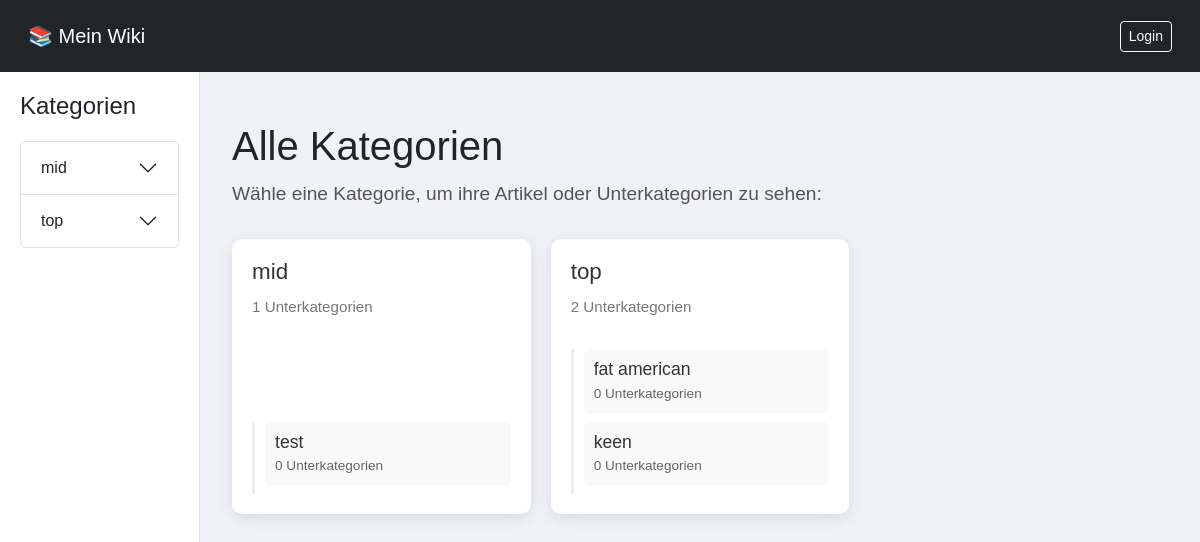
Before: / with the older database file.
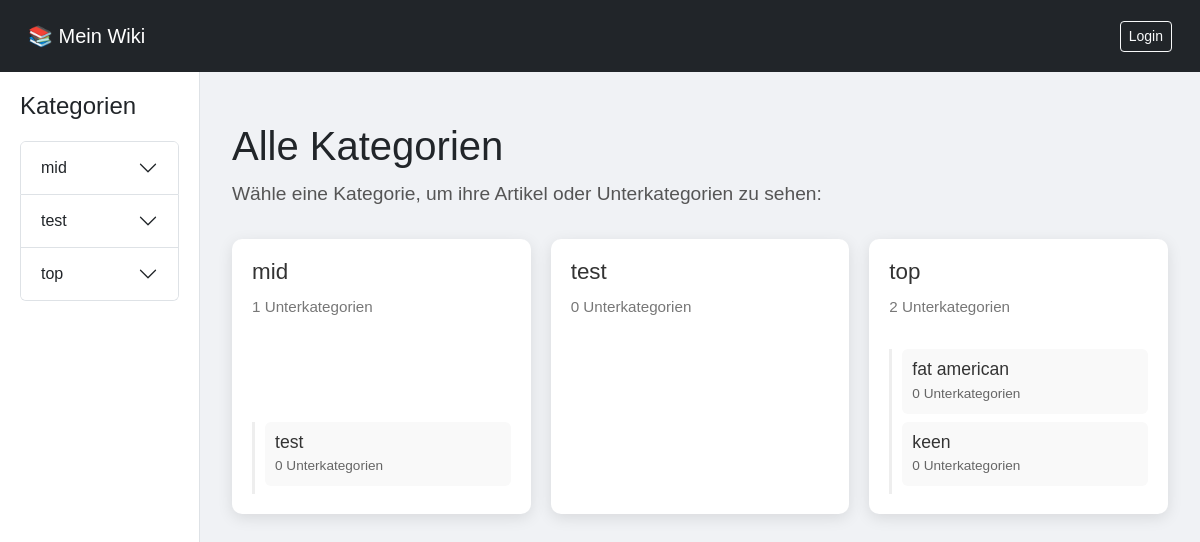
After: the same page with the newer database file.
### tables this page shows
CREATE TABLE categories (
            id INTEGER PRIMARY KEY AUTOINCREMENT,
            name TEXT NOT NULL
        , parent_id INTEGER);

### app.py (the view)
@app.route("/")
def index():
    articles = query_db("SELECT * FROM articles")
    return render_template("index.html", articles=articles)

### app.py (called while the page is built)
def get_db():
    if "db" not in g:
        g.db = sqlite3.connect(DB_NAME, timeout=10, check_same_thread=False)
        g.db.row_factory = sqlite3.Row
    return g.db

def query_db(query, args=(), one=False):
    db = get_db()
    cur = db.execute(query, args)
    if query.strip().lower().startswith("select"):
        rv = cur.fetchall()
        cur.close()
        return (rv[0] if rv else None) if one else rv
    else:
        db.commit()
        cur.close()
        return None

def build_category_tree():
    rows = query_db("SELECT id, name, parent_id FROM categories ORDER BY name COLLATE NOCASE ASC")
    cats = {}
    for r in rows:
        cats[r["id"]] = {"id": r["id"], "name": r["name"], "parent_id": r["parent_id"], "children": []}
    root = []
    for c in cats.values():
        if c["parent_id"] is None:
            root.append(c)
        else:
            parent = cats.get(c["parent_id"])
            if parent:
                parent["children"].append(c)
            else:
                root.append(c)
    for c in root:
        c["children"].sort(key=lambda x: x["name"].lower())
    root.sort(key=lambda x: x["name"].lower())
    return root

### templates/index.html (shortened to what this page needs)
{% extends "base.html" %}
{% block content %}
<div class="index-container">
    <h1 class="index-title">Alle Kategorien</h1>
    <p class="index-description">Wähle eine Kategorie, um ihre Artikel oder Unterkategorien zu sehen:</p>
    <div class="categories-grid">
        {% if g.categories_global %}
            {% for cat in g.categories_global %}
            <div class="category-card">
                <a href="{{ url_for('show_category', cat_id=cat.id) }}">
                    <h3>{{ cat.name }}</h3>
                    <p>{{ cat.children|length }} Unterkategorien</p>
                </a>
                {% if cat.children %}
                <div class="subcategory-list">
                    {% for sub in cat.children %}
                        <div class="subcategory-card">
                            <a href="{{ url_for('show_category', cat_id=sub.id) }}">
                                <h4>{{ sub.name }}</h4>
                                <p>{{ sub.children|length }} Unterkategorien</p>
                            </a>
                        </div>
                    {% endfor %}
                </div>
                {% endif %}
            </div>
            {% endfor %}
        {% else %}
            <p>Keine Kategorien vorhanden.</p>
        {% endif %}
    </div>
</div>
{% endblock %}

### templates/base.html (shortened to what this page needs)
<!DOCTYPE html>
<html lang="de">
<head>
    <link href="https://cdn.jsdelivr.net/npm/bootstrap@5.3.2/dist/css/bootstrap.min.css" rel="stylesheet">
    <link rel="stylesheet" href="{{ url_for('static', filename='style.css') }}">
</head>
<body>
<header class="navbar navbar-dark bg-dark p-3">
    <div class="container-fluid">
        <a href="{{ url_for('index') }}" class="navbar-brand">📚 Mein Wiki</a>
        <nav class="d-flex gap-2 align-items-center">
            {% if current_user.is_authenticated %}
                <span class="text-light me-2">Hi, {{ current_user.username }}</span>
                <a href="{{ url_for('logout') }}" class="btn btn-sm btn-outline-light">Logout</a>
            {% else %}
                <a href="{{ url_for('login') }}" class="btn btn-sm btn-outline-light">Login</a>
            {% endif %}
        </nav>
    </div>
</header>
<div class="container-fluid">
    <div class="row">
        <aside class="col-12 col-md-3 col-lg-2 sidebar">
            <h5>Kategorien</h5>
            <div class="accordion" id="categoryAccordion">
                {% for cat in g.categories_global %}
                    <div class="accordion-item">
                        <h2 class="accordion-header" id="heading{{ cat.id }}">
                            <button class="accordion-button collapsed" type="button" data-bs-toggle="collapse"
                                    data-bs-target="#collapse{{ cat.id }}" aria-expanded="false"
                                    aria-controls="collapse{{ cat.id }}">
                                {{ cat.name }}
                            </button>
                        </h2>
                    </div>
                {% endfor %}
            </div>
        </aside>
        <main class="col-12 col-md-9 col-lg-10">
            {% block content %}{% endblock %}
        </main>
    </div>
</div>
</body>
</html>

Changed rows visible on the page:
added categories: name "test", children|length "0"
